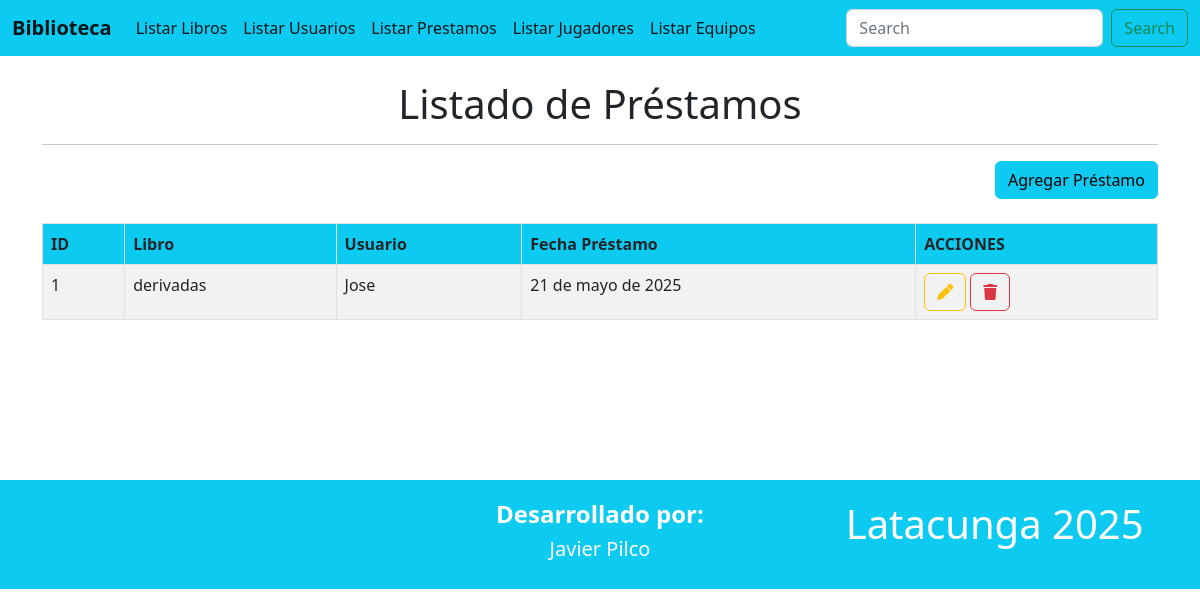
Screenshot of /prestamos with the database file from the repository.
### Aplicaciones/Control/models.py (models this page shows, shortened)
class Prestamo(models.Model):
    id = models.AutoField(primary_key=True)
    usuario = models.ForeignKey(Usuario, on_delete=models.CASCADE)
    libro = models.ForeignKey(Libro, on_delete=models.CASCADE)
    fecha_prestamo = models.DateField()

class Libro(models.Model):
    id = models.AutoField(primary_key=True)
    codigo = models.CharField(max_length=20)
    titulo = models.CharField(max_length=200)
    autor = models.CharField(max_length=100)

class Usuario(models.Model):
    id = models.AutoField(primary_key=True)
    nombre = models.CharField(max_length=100)
    cedula = models.CharField(max_length=20)
    direccion = models.CharField(max_length=200)

### Aplicaciones/Control/views.py (the view)
# urls.py: path('prestamos', views.prestamos),
def prestamos(request):
    listadoPrestamos = Prestamo.objects.all()
    return render(request, "prestamos.html", {'prestamos': listadoPrestamos})

### Aplicaciones/Control/templates/prestamos.html (shortened to what this page needs)
{% extends './plantilla.html' %}
{% block contenido %}
<br>
<h1 class="text-center">Listado de Préstamos</h1>
<hr>
<div class="row">
    <div class="text-end">
        <a href="nuevoPrestamo" class="btn btn-info text-right">
            Agregar Préstamo
        </a>
    </div>
</div>
<br>
<table class="table table-bordered table-striped table-hover">
    <thead>
        <tr class="bg-info">
            <th>ID</th>
            <th>Libro</th>
            <th>Usuario</th>
            <th>Fecha Préstamo</th>
            <th>ACCIONES</th>
        </tr>
    </thead>
    <tbody>
        {% for prestamo in prestamos %}
        <tr>
            <td>{{ prestamo.id }}</td>
            <td>{{ prestamo.libro.titulo }}</td>
            <td>{{ prestamo.usuario.nombre }}</td>
            <td>{{ prestamo.fecha_prestamo }}</td>
            <td>
                <a href="editarPrestamo/{{ prestamo.id }}" class="btn btn-outline-warning">
                    <i class="fa fa-pen"></i>
                </a>
                <a href="#" data-id="{{ prestamo.id }}" class="btn btn-outline-danger btnEliminar">
                    <i class="fa fa-trash"></i>
                </a>
            </td>
        </tr>
        {% empty %}
        <tr>
            <td colspan="5" class="text-center">No hay préstamos registrados.</td>
        </tr>
        {% endfor %}
    </tbody>
</table>
<br><br><br><br><br><br>
{% endblock %}

### rows the page displays
Prestamo: id "1", libro.titulo "derivadas", usuario.nombre "Jose", fecha_prestamo "21 de mayo de 2025"
